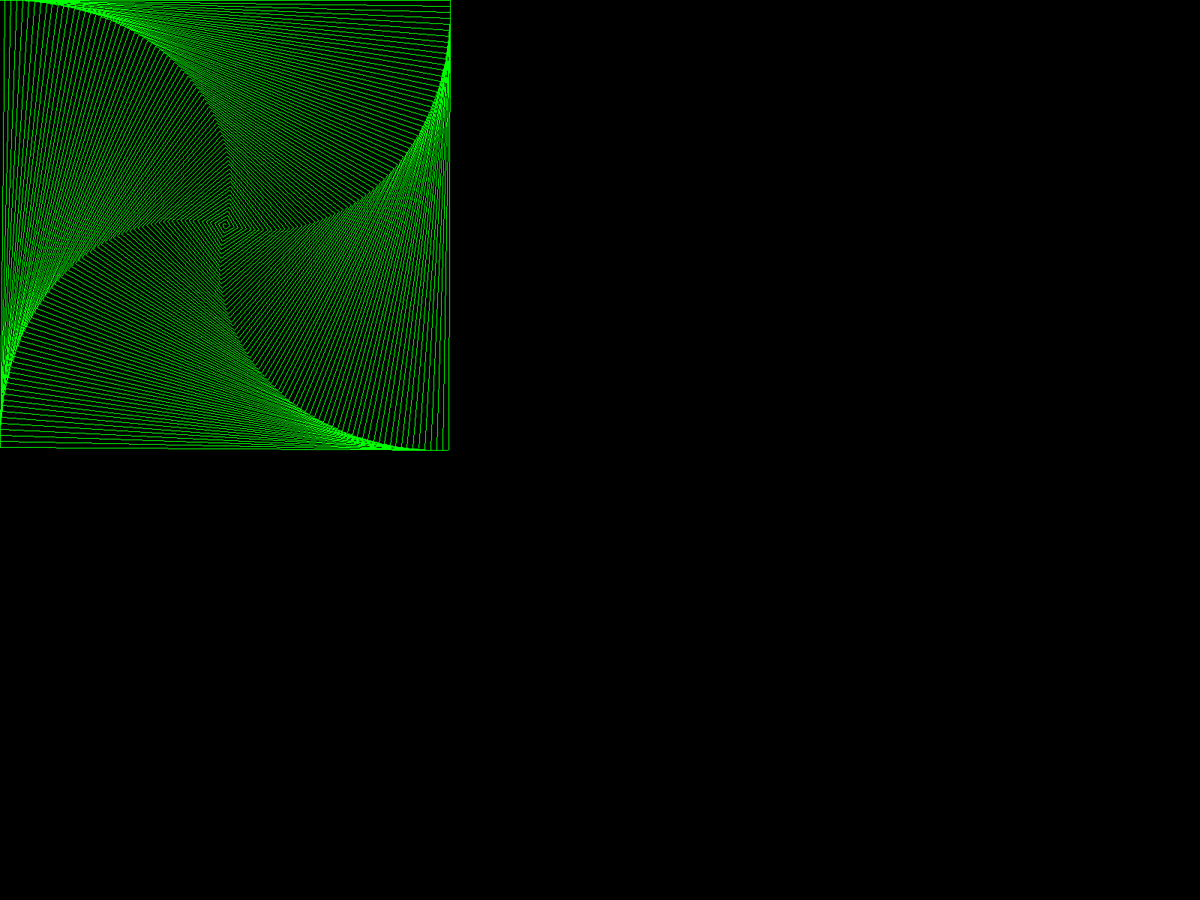
Frame 1 (no input)
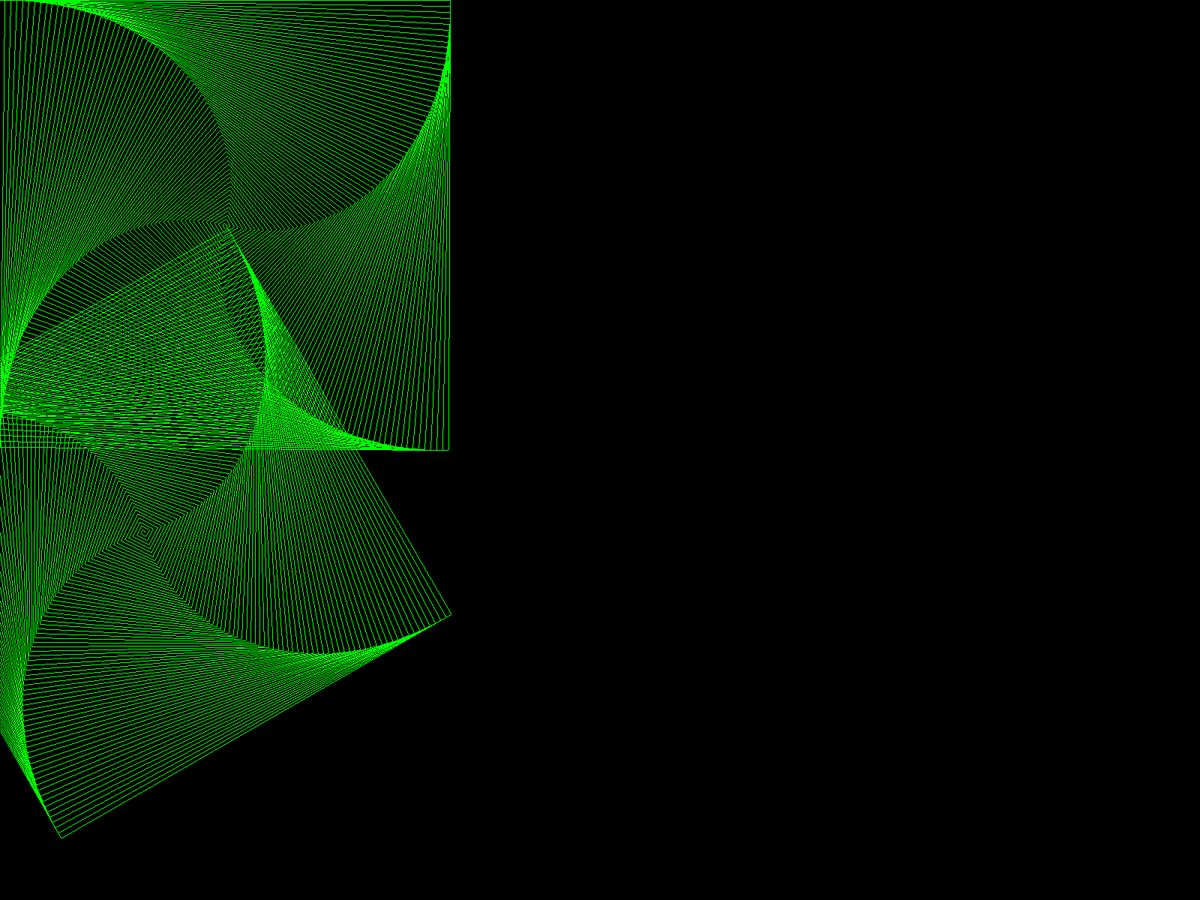
Frame 2 (the mouse pressed at the canvas centre, redrawn once)

The Processing sketch that drew these frames (run headless with seeded random() and noise(); the mouse was pressed at the canvas centre and the sketch redrawn once):

// Processing sketch: a_flower
// ── a_flower.pde
float angle=0, x=0, y=0;

void linePolar(float rotate, float length){
        angle+=radians(rotate);
        float px=x+length*cos(angle);
        float py=y+length*sin(angle);
	//println("x=", x, "; y=", y, "; px=", px, "; py=", py, "; angle=", angle);
	line(x, y, px, py);
	x=px; y=py;
}

void setup() {
	fullScreen();			// Fullscreen canvas
	background(#000000);		// Background color
	stroke(#00FF00);		// Foreground color
	noFill();			// Foreground fill
	noSmooth();			// Avoids antialiasing
	noLoop();			// Avoid looping the draw() function
        point(x, y);
        noLoop();                        // Avoid looping the draw() function
}

void draw() {
	linePolar(0, 600);
	for(float len=600; len>0; len-=2){
		linePolar(90.2, len);
	}
}
